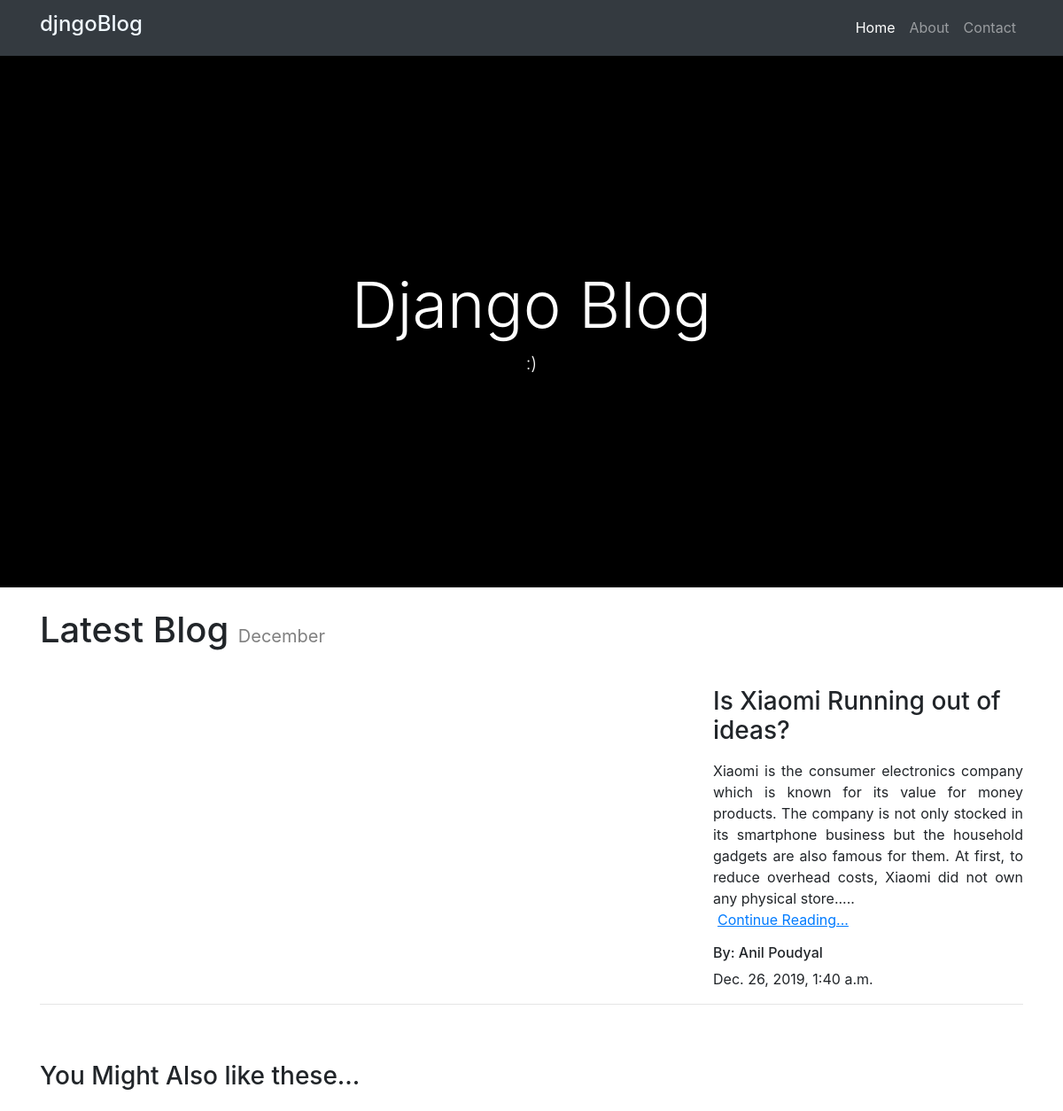
Before: / (upper part) with the older database file.
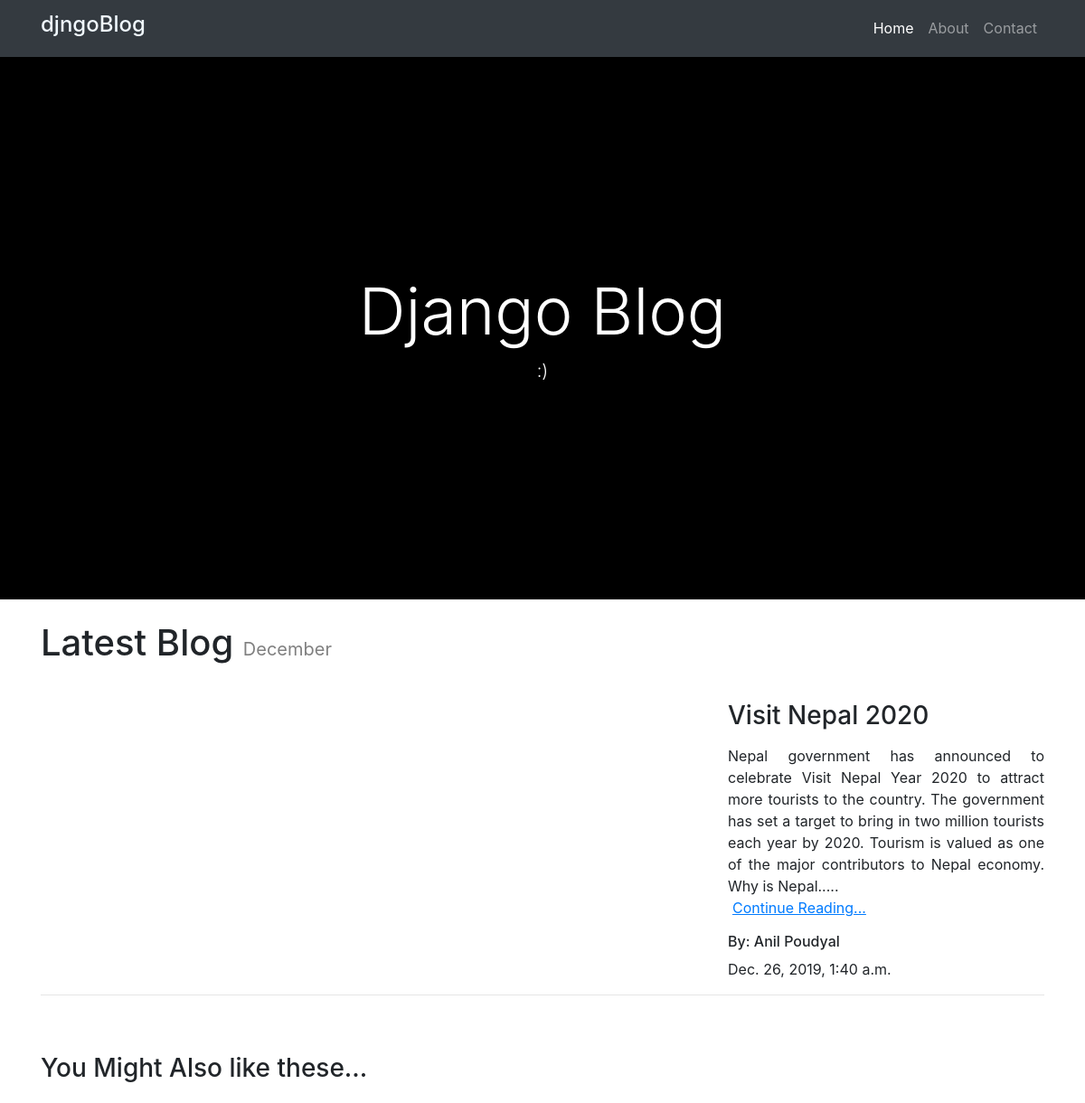
After: the same page with the newer database file.
### blog/models.py (models this page shows)
class BlogsPost(models.Model):
    date_added = datetime.datetime.now()
    blog_title = models.CharField(max_length=200)
    blog_content = models.TextField()
    blog_img = models.CharField(max_length=2083)
    blog_author = models.CharField(max_length=200)

### blog/views.py (the view)
# urls.py: path('', views.index, name="home"),
def index(request):
    month = datetime.datetime.now().strftime("%B")
    all_data = list(BlogsPost.objects.all())
    latest_data = []
    for data in all_data[-1:]:
        latest_data.append(data)
    related_post = []
    for data in all_data[0:3]:
        related_post.append(data)
    return render(request, "index.html", {"pg_title": 'Home',
                                          "home_is_active": 'active',
                                          "month": month,
                                          'head_posts': latest_data,
                                          'related_post': related_post, })

### blog/templates/index.html (shortened to what this page needs)
{%extends "base.html"%} {%block content%}
<header>
    <div class="overlay"></div>
    <video
        playsinline="playsinline"
        autoplay="autoplay"
        muted="muted"
        loop="loop"
    >
        <source
            src="https://storage.googleapis.com/coverr-main/mp4/Mt_Baker.mp4"
            type="video/mp4"
        />
    </video>
    <div class="container h-100">
        <div class="d-flex h-100 text-center align-items-center">
            <div class="w-100 text-white">
                <h1 class="display-3">Django Blog</h1>
                <p class="lead mb-0">:)</p>
            </div>
        </div>
    </div>
</header>
<div class="container">
    <h1 class="my-4">
        Latest Blog
        <small style="font-size: 20px; color:grey;">{{month}}</small>
    </h1>
    {% for blog in head_posts%}
    <div class="row">
        <div class="col-md-8">
        </div>
        <div class="col-md-4">
            <h3 class="my-3">{{blog.blog_title}}</h3>
            <p style="text-align: justify;">
                {{blog.blog_content | slice:276}}.....
                <br />
                <a
                    href="#"
                    style="text-decoration: underline; font-size: 16px; margin: 5px;"
                    >Continue Reading...</a
                >
            </p>
            <h6>By: {{blog.blog_author}}</h6>
            {{blog.date_added}}
        </div>
    </div>
    {%endfor%}
    <hr class="" />
    <br />
    <h3 class="my-4">You Might Also like these...</h3>
</div>
{%endblock%}

### blog/templates/base.html (shortened to what this page needs)
<!doctype html>
<html lang="en">
  <head>
    <link rel="stylesheet" href="https://stackpath.bootstrapcdn.com/bootstrap/4.4.1/css/bootstrap.min.css">
  </head>
  <nav class="navbar navbar-expand-lg navbar-dark bg-dark static-top">
    <div class="container">
      <a class="navbar-brand" href="/">
            <h4 style="color: aliceblue;">djngoBlog</h4>
          </a>
      <div class="collapse navbar-collapse" id="navbarResponsive">
        <ul class="navbar-nav ml-auto">
          <li class="nav-item {{home_is_active}}">
            <a class="nav-link" href="/">Home
                </a>
          </li>
          <li class="nav-item {{abt_is_active}}">
            <a class="nav-link" href="../about">About</a>
          </li>
          <li class="nav-item {{con_is_active}}">
            <a class="nav-link" href="../contact">Contact</a>
          </li>
        </ul>
      </div>
    </div>
  </nav>
{% block content%}
{%endblock%}
  </body>
</html>

### blog/templates/base.html (style rules this page uses)
header { position: relative; background-color: black; height: 75vh; min-height: 25rem; width: 100%; overflow: hidden; }
header video { position: absolute; top: 50%; left: 50%; min-width: 100%; min-height: 100%; width: auto; height: auto; z-index: 0; -ms-transform: translateX(-50%) translateY(-50%); -moz-transform: translateX(-50%) translateY(-50%); -webkit-transform: translateX(-50%) translateY(-50%); transform: translateX(-50%) translateY(-50%); }
header .container { position: relative; z-index: 2; }
header .overlay { position: absolute; top: 0; left: 0; height: 100%; width: 100%; background-color: black; opacity: 0.5; z-index: 1; }

Changed rows visible on the page:
no longer on this page (row unchanged): BlogsPost: blog_title "Is Xiaomi Running out of ideas?", blog_content "Xiaomi is the consumer electronics company which is known for its value for money products. The company is not only stocked in its smartphone business but the household gadgets are also famous for them. At first, to reduce overhead costs, Xiaomi did not own any physical store", blog_author "Anil Poudyal", date_added "Dec. 26, 2019, 1:40 a.m."
added BlogsPost: blog_title "Visit Nepal 2020", blog_content "Nepal government has announced to celebrate Visit Nepal Year 2020 to attract more tourists to the country. The government has set a target to bring in two million tourists each year by 2020. Tourism is valued as one of the major contributors to Nepal economy. Why is Nepal", blog_author "Anil Poudyal", date_added "Dec. 26, 2019, 1:40 a.m."
